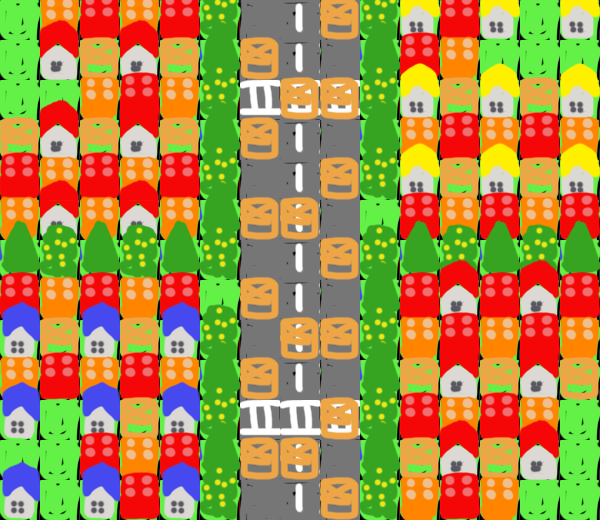

A level layout from a 2D game, rendered from its tile map. Below: a short description, then the map file with tile-grid data replaced by summaries:
An orthogonal 15x13 tile map with 40x40 px tiles, 14 tile layers (Ground, Row0, Row1, Row2, ...).

<map version="1.0" orientation="orthogonal" renderorder="right-down" width="15" height="13" tilewidth="40" tileheight="40" nextobjectid="1">
 <tileset firstgid="1" name="GardenTileSet" tilewidth="40" tileheight="40" tilecount="24" columns="4">
  <image source="garden.png" width="160" height="240" />
 </tileset>
 <layer name="Ground" width="15" height="13">
  <data>[195 cells, 195 non-empty, 4 distinct tile ids]</data>
 </layer>
 <layer name="Row0" width="15" height="13">
  <data>[195 cells, 11 non-empty, 5 distinct tile ids]</data>
 </layer>
 <layer name="Row1" width="15" height="13">
  <data>[195 cells, 18 non-empty, 10 distinct tile ids]</data>
 </layer>
 <layer name="Row2" width="15" height="13">
  <data>[195 cells, 24 non-empty, 10 distinct tile ids]</data>
 </layer>
 <layer name="Row3" width="15" height="13">
  <data>[195 cells, 26 non-empty, 10 distinct tile ids]</data>
 </layer>
 <layer name="Row4" width="15" height="13">
  <data>[195 cells, 26 non-empty, 10 distinct tile ids]</data>
 </layer>
 <layer name="Row5" width="15" height="13">
  <data>[195 cells, 26 non-empty, 10 distinct tile ids]</data>
 </layer>
 <layer name="Row6" width="15" height="13">
  <data>[195 cells, 26 non-empty, 6 distinct tile ids]</data>
 </layer>
 <layer name="Row7" width="15" height="13">
  <data>[195 cells, 24 non-empty, 10 distinct tile ids]</data>
 </layer>
 <layer name="Row8" width="15" height="13">
  <data>[195 cells, 28 non-empty, 10 distinct tile ids]</data>
 </layer>
 <layer name="Row9" width="15" height="13">
  <data>[195 cells, 26 non-empty, 10 distinct tile ids]</data>
 </layer>
 <layer name="Row10" width="15" height="13">
  <data>[195 cells, 22 non-empty, 10 distinct tile ids]</data>
 </layer>
 <layer name="Row11" width="15" height="13">
  <data>[195 cells, 22 non-empty, 10 distinct tile ids]</data>
 </layer>
 <layer name="Row12" width="15" height="13">
  <data>[195 cells, 20 non-empty, 10 distinct tile ids]</data>
 </layer>
</map>